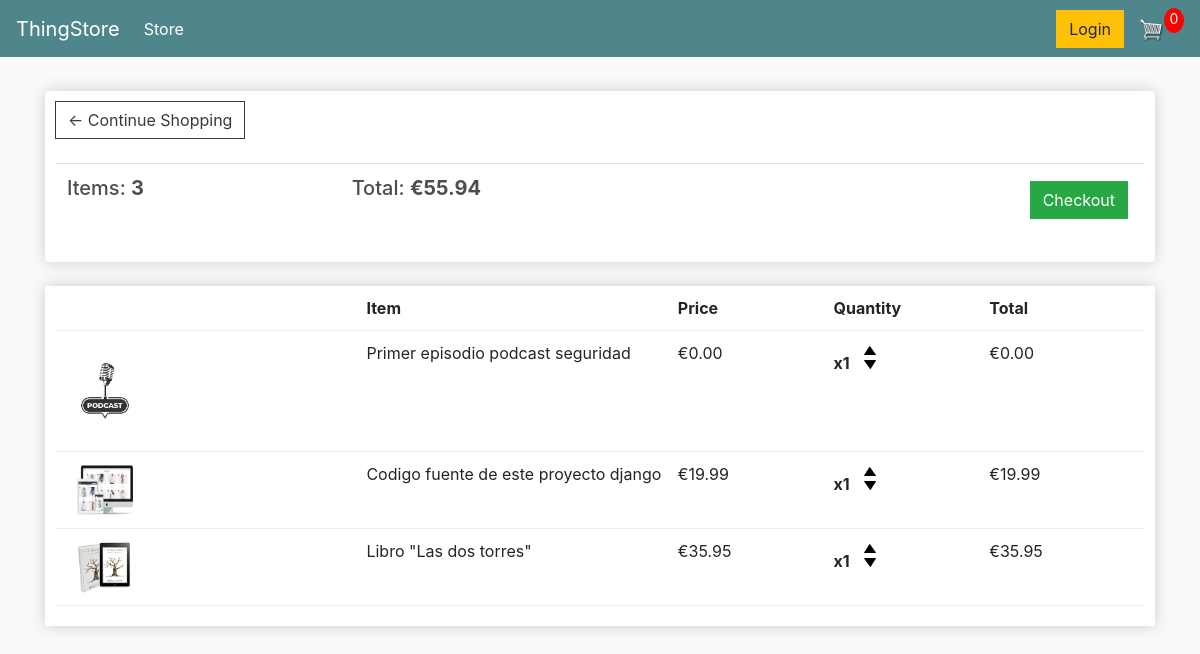
The app's page /cart/ (signed in) with its own data.
### store/models.py (models this page shows, shortened)
class Order(models.Model):
    customer = models.ForeignKey(Customer, null=True, blank=True, on_delete=models.SET_NULL)
    date_ordered = models.DateTimeField(auto_now_add=True)
    complete = models.BooleanField(default=False)
    transaction_id = models.CharField(max_length=100, null=True)
    @property
    def get_cart_total(self):
        orderitems = self.orderitem_set.all()
        total = sum([item.get_total for item in orderitems])
        return total
    @property
    def get_cart_items(self):
        orderitems = self.orderitem_set.all()
        total = sum([item.quantity for item in orderitems])
        return total

class OrderItem(models.Model):
    product = models.ForeignKey(Product, on_delete=models.SET_NULL, null=True)
    order = models.ForeignKey(Order, on_delete=models.SET_NULL, null=True)
    quantity = models.IntegerField(default=0, null=True, blank=True)
    date_added = models.DateTimeField(auto_now_add=True)
    @property
    def get_total(self):
        total = self.product.price * self.quantity
        return total

class Product(models.Model):
    name = models.CharField(max_length=200)
    price = models.FloatField()
    digital = models.BooleanField(default=False, null=True, blank=True)
    image = models.ImageField(null=True, blank=True)
    @property
    def imageURL(self):
        try:
            url = self.image.url
        except:
            url = ''
        return url

### store/views.py (the view)
# urls.py: path('cart/', views.cart, name="cart"),
def cart(request):
    if request.user.is_authenticated:
        customer = request.user.customer
        order, created = Order.objects.get_or_create(customer=customer, complete=False)
        items = order.orderitem_set.all()
    else:
        items = []
        order = {'get_cart_total': 0, 'get_cart_items': 0}
    context = {'items': items, 'order': order}
    return render(request, 'store/cart.html', context)

### store/templates/store/cart.html (shortened to what this page needs)
{% extends 'store/main.html' %}
{% load static %}
{% block content %}
    <div class="row">
        <div class="col-lg-12">
            <div class="box-element">
                <a class="btn btn-outline-dark" href="{% url 'store' %}">&#x2190; Continue Shopping</a>
                <br>
                <br>
                <table class="table">
                    <tr>
                        <th><h5>Items: <strong>{{order.get_cart_items}}</strong></h5></th>
                        <th><h5>Total: <strong> €{{order.get_cart_total|floatformat:2}}</strong></h5></th>
                        <th>
                            <a style="float:right; margin:5px;" class="btn btn-success" href="{% url 'checkout' %}">Checkout</a>
                        </th>
                    </tr>
                </table>
            </div>
            <br>
            <div class="box-element">
                <div class="cart-row">
					<div style="flex:2"></div>
					<div style="flex:2"><strong>Item</strong></div>
					<div style="flex:1"><strong>Price</strong></div>
					<div style="flex:1"><strong>Quantity</strong></div>
					<div style="flex:1"><strong>Total</strong></div>
				</div>
                {% for item in items %}
				<div class="cart-row">
					<div style="flex:2"><img class="row-image" src="{{item.product.imageURL}}"></div>
					<div style="flex:2"><p>{{item.product.name}}</p></div>
					<div style="flex:1"><p>€{{item.product.price|floatformat:2}}</p></div>
					<div style="flex:1">
						<p class="quantity">x{{item.quantity}}</p>
						<div class="quantity">
							<img class="chg-quantity" src="{% static  'images/arrow-up.png' %}">
							<img class="chg-quantity" src="{% static  'images/arrow-down.png' %}">
						</div>
					</div>
					<div style="flex:1"><p>€{{item.get_total|floatformat:2}}</p></div>
				</div>
                {% endfor %}
            </div>
        </div>
    </div>
{% endblock content %}

### static/css/main.css (style rules this page uses)
body { background-color: hsl(0, 0%, 98%); }
h1,h2,h3,h4,h5,h6 { color:hsl(0, 0%, 30%); }
.box-element { box-shadow:hsl(0, 0%, 80%) 0 0 16px; background-color: #fff; border-radius: 4px; padding: 10px; }
.col-lg-4, .col-lg-6, .col-lg-8, .col-lg-12 { margin-top: 10px; }
.btn { border-radius: 0; }
.row-image { width: 100px; }
.cart-row { display: flex; align-items: flex-stretch; padding-bottom: 10px; margin-bottom: 10px; border-bottom: 1px solid #ececec; }
.quantity { display: inline-block; font-weight: 700; padding-right:10px; }
.chg-quantity { width: 12px; cursor: pointer; display: block; margin-top: 5px; transition:.1s; }

### records on screen
Order: get_cart_items "3", get_cart_total "55.94"
OrderItem: product.imageURL (picture), product.name "Primer episodio podcast seguridad", product.price "0.00", quantity "1", get_total "0.00"
OrderItem: product.imageURL (picture), product.name "Codigo fuente de este proyecto django", product.price "19.99", quantity "1", get_total "19.99"
OrderItem: product.imageURL (picture), product.name "Libro \"Las dos torres\"", product.price "35.95", quantity "1", get_total "35.95"
